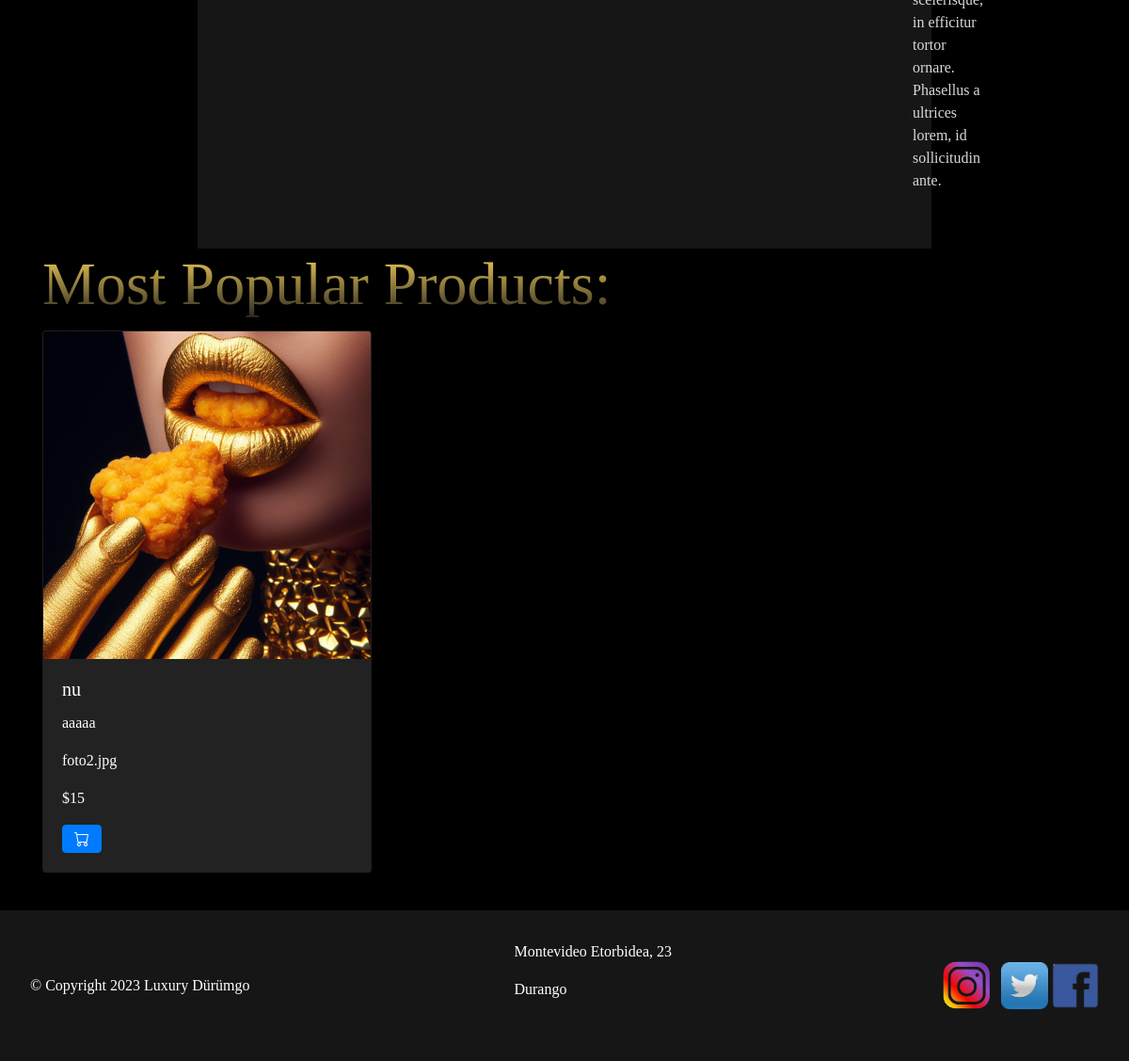
The app's page / (lower part), older data.
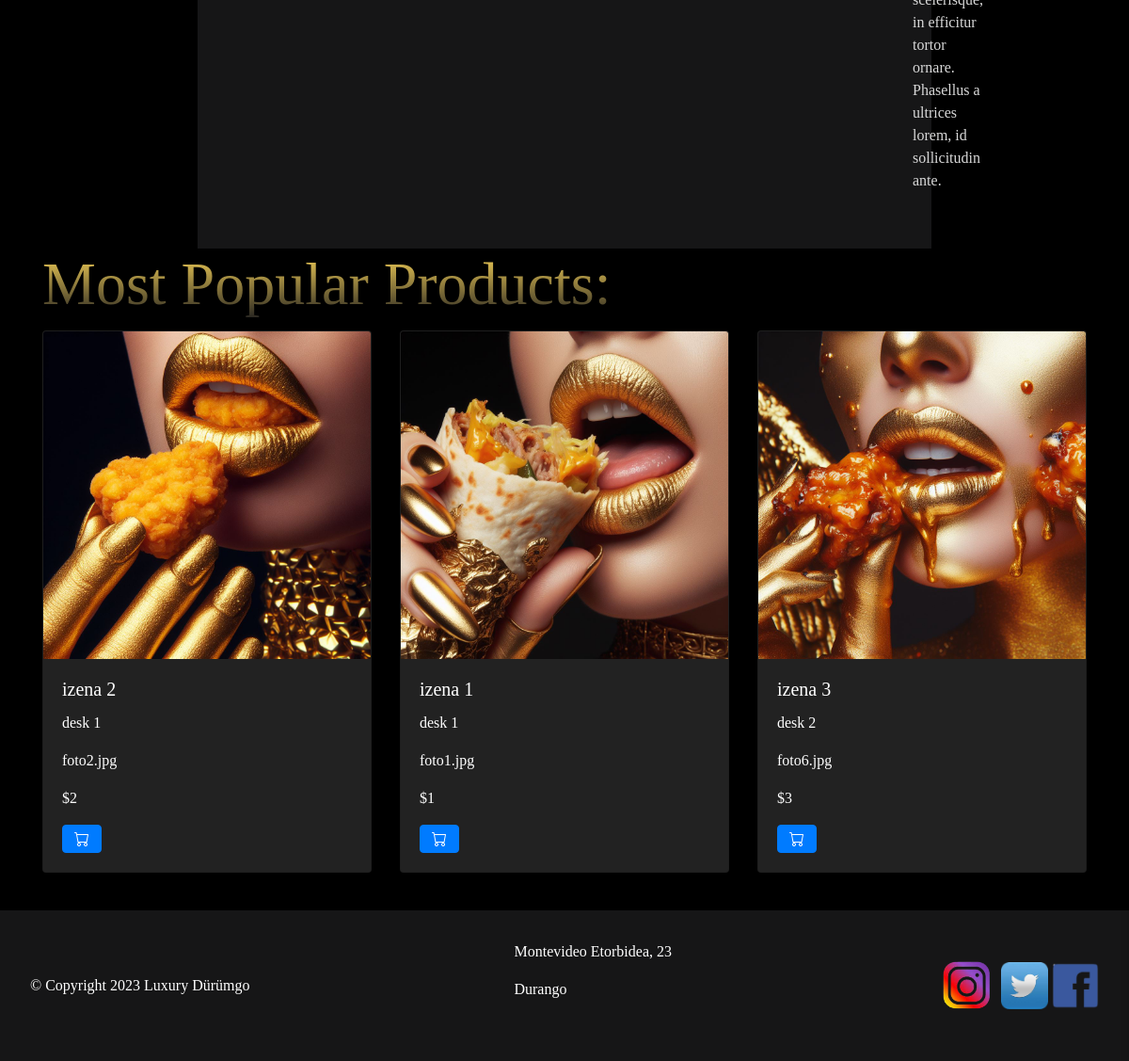
The same page, newer data.
### web/models.py (models this page shows)
class Produktua(models.Model):
    izena = models.CharField(max_length=100,blank=False)
    kategoria = models.CharField(max_length=100,blank=False, default="")
    deskripzioa = models.CharField(max_length=500,blank=False)
    argazkia = models.FilePathField(path="web/static/img/")
    prezioa = models.IntegerField(blank=False)
    stock = models.IntegerField(blank=False)
    pisua = models.IntegerField()
    vip = models.IntegerField(blank=False, default=0)

### web/views.py (the view)
# urls.py: path('', views.index, name='index'),
def index(request):
    izena = request.session.get('izena')
    user_id = request.session.get('id')
    perfil = request.session.get('perfil')
    produktuak = Produktua.objects.all().order_by('stock')[:3]
    context = {
        'izena': izena if izena is not None else '',
        'user_id': user_id if user_id is not None else None,
        'perfil': perfil if perfil is not None else None,
        'produktuak': produktuak
    }
    return render(request, 'index.html', context)

### web/templates/index.html (shortened to what this page needs)
{% extends 'base.html' %}
{% load static %}
    {% block style %}<link rel="stylesheet" href="../static/css/styles.css">{% endblock %}
    {% block content %}
    <div id="info">
    </div>
    <div class="container">
        <h3>Most Popular Products:</h3>
        <div class="row">
            {% for produktua in produktuak %}
            <div class="col-md-4 mb-4">
              <div class="card index-produktua">
                <img src="../static/img/{{ produktua.argazkia }}" class="card-img-top" alt="{{ produktua.izena }}">
                <div class="card-body">
                  <h5 class="card-title">{{ produktua.izena }}</h5>
                  <p class="card-text">{{ produktua.deskripzioa }}</p>
                  <p class="card-text">{{ produktua.argazkia }}</p>
                  <p class="card-text">${{ produktua.prezioa }}</p>
                  <a href="#" class="btn btn-primary"><i class="bi bi-cart"></i></a>
                </div>
              </div>
            </div>
          {% endfor %}
        </div>
    </div>
    {% endblock %}

Row changes from the older to the newer data that the page shows:
added Produktua: argazkia (picture), izena "izena 2", deskripzioa "desk 1", argazkia "foto2.jpg", prezioa "2"
changed Produktua: argazkia: a different picture; izena "nu" → "izena 1"; deskripzioa "aaaaa" → "desk 1"; argazkia "foto2.jpg" → "foto1.jpg"; prezioa "15" → "1"
added Produktua: argazkia (picture), izena "izena 3", deskripzioa "desk 2", argazkia "foto6.jpg", prezioa "3"
